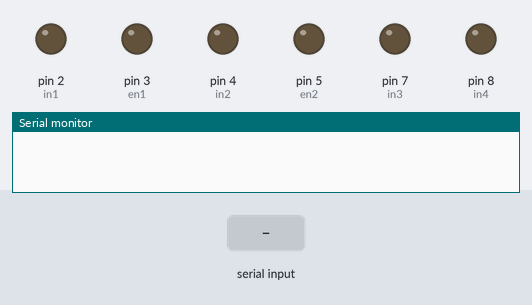
A sketch run on a simulated Arduino Uno, built with avr-gcc and run on an emulated ATmega328P. Shown: output pins drawn as LEDs (lit = HIGH), the last lines printed to the serial monitor. Inputs (shaded band) come from the test bench.

Above: at 1.2 s.
1.3 s: "F" received over Serial
At 2.4 s:
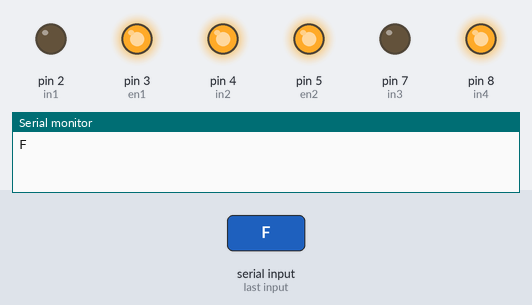
2.8 s: "B" received over Serial
At 3.8 s:
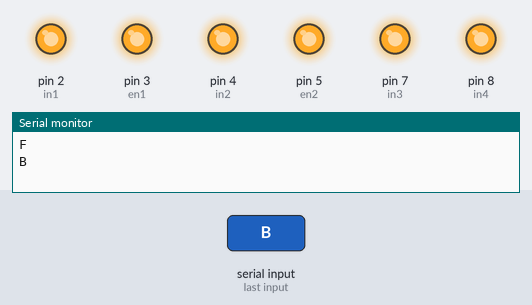
Timing chart, 0 to 5.8 s (numbered marks = the images above; inputs shaded):
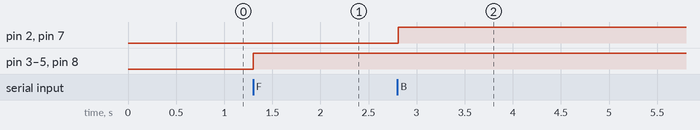

Measured:
- after the input at 1.3 s, pin 3 (en1), pin 4 (in2), pin 5 (en2), pin 8 (in4): LOW → HIGH at once
- after the input at 2.8 s, pin 2 (in1), pin 7 (in3): LOW → HIGH at once

The sketch:

bluetooth_car.ino
```cpp
char t;
int en1 = 3;
int en2 = 5;
int in1 = 2;
int in2 = 4;
int in3 = 7;
int in4 = 8;

void setup(){
  pinMode(en1 , OUTPUT);
  pinMode(en2 , OUTPUT);
  pinMode(in1 , OUTPUT);
  pinMode(in2 , OUTPUT);
  pinMode(in3 , OUTPUT);
  pinMode(in4 , OUTPUT);
  Serial.begin(9600);
}
void Forward(){
  analogWrite(en2 , 255);
  analogWrite(en1 , 255);
  digitalWrite(in4 , HIGH);
  digitalWrite(in2 , HIGH);
}
void Reverse(){
  analogWrite(en2 , 255);
  analogWrite(en1 , 255);
  digitalWrite(in3 , HIGH);
  digitalWrite(in1 , HIGH);
}
void Left(){
  analogWrite(en1 , 255);
  digitalWrite(in2 , HIGH);
}
void Right(){
  analogWrite(en2 , 255);
  digitalWrite(in4 , HIGH);
}
void Stop(){
  analogWrite(en1 , 0);
  analogWrite(en2 , 0);
  digitalWrite(in1 , LOW);
  digitalWrite(in2 , LOW);
  digitalWrite(in3 , LOW);
  digitalWrite(in4 , LOW);
}
void loop(){
  if(Serial.available()){
    t = Serial.read();
    Serial.println(t);
  }
  if (t == 'F') {
    Forward();
  }
  else if(t == 'B') {
    Reverse();
  }
  else if(t == 'L') {
    Left();
  }
  else if(t == 'R') {
    Right();
  }
  else if(t == 'S'){
    Stop();
  }
  delay(10);
}
```
